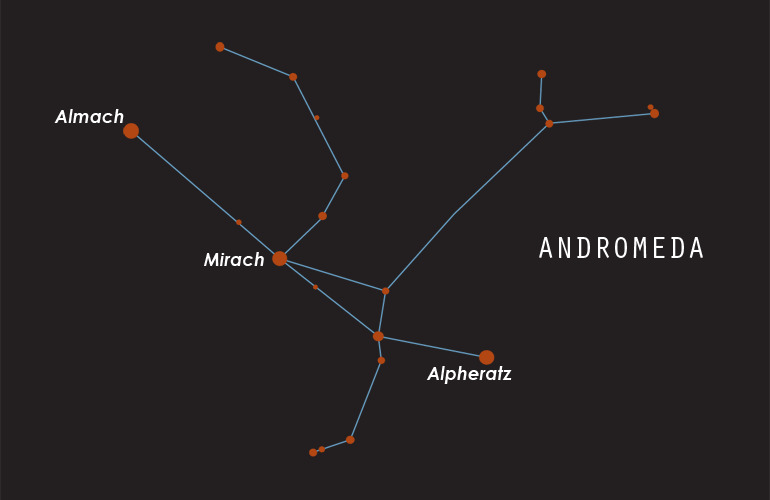
#> input picture Constellations/Andromeda.jpg, 770 x 500 px; the run also reads 1 picture not shown here
$ python main.py Constellations/UrsaMajor.jpg   (older library calls are emulated)
#> lines starting #> are read from the running program, lines starting #| are printed output that depends on the picture; after the words box and inside, x2 and y2 are one past the last pixel; in counts of white or black regions, pixels touching at a corner belong together
### constellationbuilder.py
import cv2
import numpy as np
from shapedetector import ShapeDetector
from constellation import Constellation
from operator import itemgetter, attrgetter
import glob

class ConstellationBuilder:
    # [22 lines left out: function build_ursa_major, not called in this run]

    def build_all(self):
        constellations = []
        for filename in glob.glob('Constellations/*.jpg'):
            # Read in Image
            img = cv2.imread(filename, cv2.IMREAD_COLOR)
#> img is the input picture: shape (500, 770, 3); mean B, G, R 33.9, 33, 37
            gray = cv2.cvtColor(img, cv2.COLOR_BGR2GRAY)

            # Threshold to binary
            thresh = 100
            img = cv2.threshold(img, thresh, 255, cv2.THRESH_BINARY)[1]
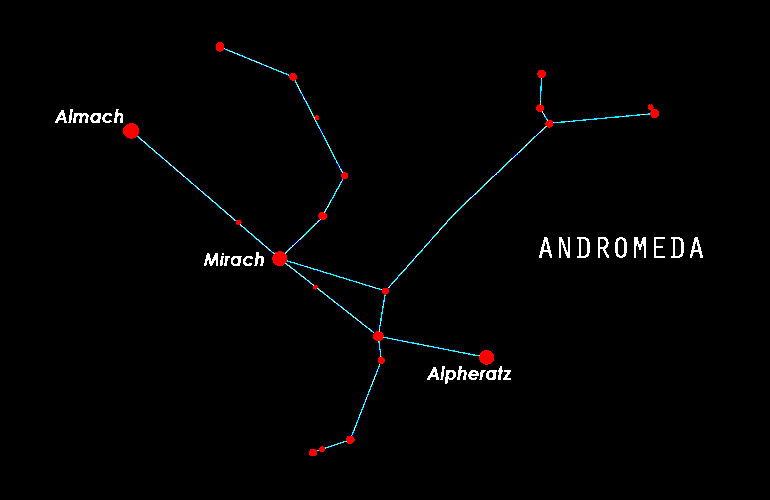
#> img: shape (500, 770, 3); mean B, G, R 2.8, 2.6, 2.8

            # Isolated unwanted text elements
            text = cv2.threshold(gray, 170, 255, cv2.THRESH_BINARY)[1]
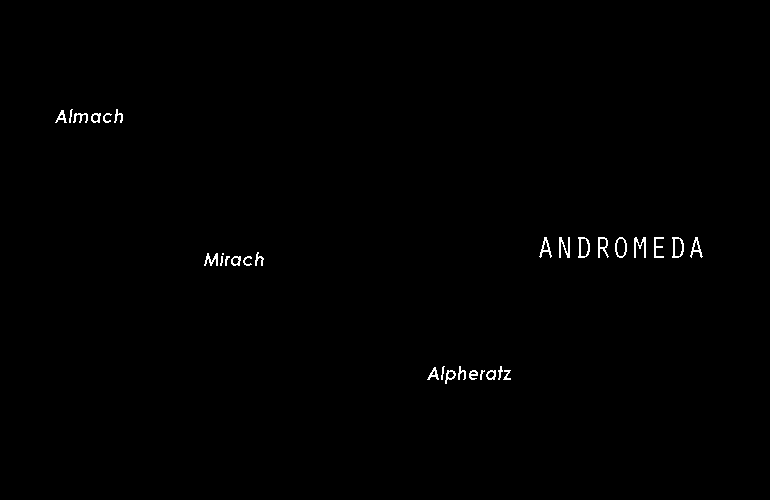
#> text: shape (500, 770); 0.5% white in thin lines or dots, all inside (x1, y1, x2, y2) = (55, 109, 703, 384)
            dilated = cv2.dilate(text, np.ones((11, 11)))
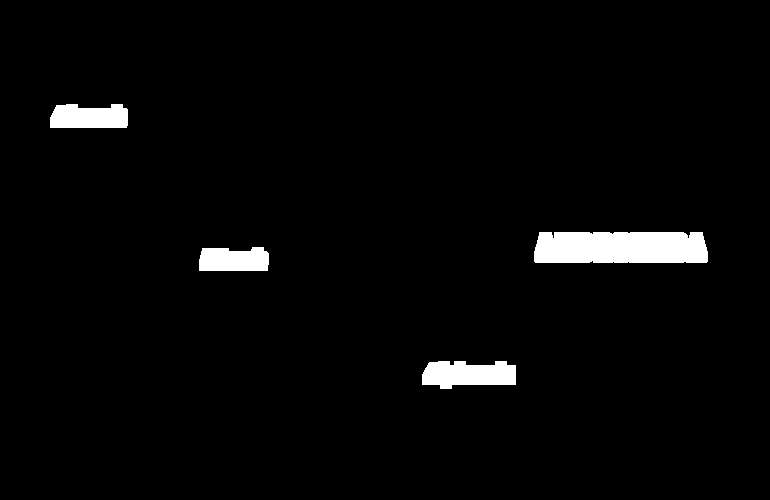
#> dilated: shape (500, 770); 2.7% white; 4 white regions, box (x1, y1, x2, y2) and area: (534, 232, 708, 263) 5232, (422, 361, 516, 389) 2075, (50, 104, 128, 128) 1659, (199, 247, 269, 271) 1510
            # Remove text elements leaving only stars in red and lines in blue
            img[dilated > 250] = 0
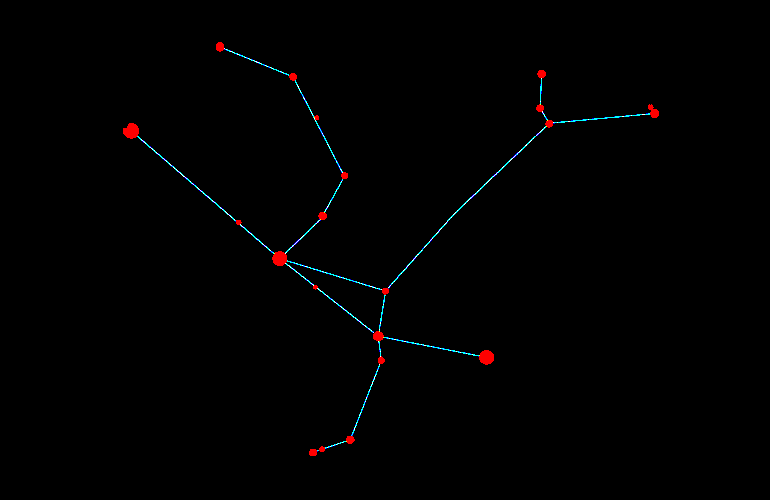
#> img: shape (500, 770, 3); 0.62% of pixels changed, all inside (x1, y1, x2, y2) = (55, 109, 703, 384)

            # Find stars
            shapedetector = ShapeDetector()
            stars = shapedetector.get_stars(img)
            x, y, mags = shapedetector.detect_stars(stars)
            lines = shapedetector.detect_lines(img)
            con = Constellation(x, y, mags, lines)
            con.align_constellation()
            constellations.append(con)
        return sorted(constellations, key=attrgetter('number_of_stars'))

### shapedetector.py
# import the necessary packages
import cv2
import numpy as np


class ShapeDetector:

    def get_all(self, img):
        stars = cv2.cvtColor(img, cv2.COLOR_BGR2RGB)
        return cv2.inRange(stars, (0, 0, 1), (255, 255, 255))

    #  Returns mask of the stars in the image
    #  img - Image to find stars in
    def get_stars(self, img):
        stars = cv2.cvtColor(img, cv2.COLOR_BGR2RGB)
        return cv2.inRange(stars, (240, 0, 0), (255, 10, 10))
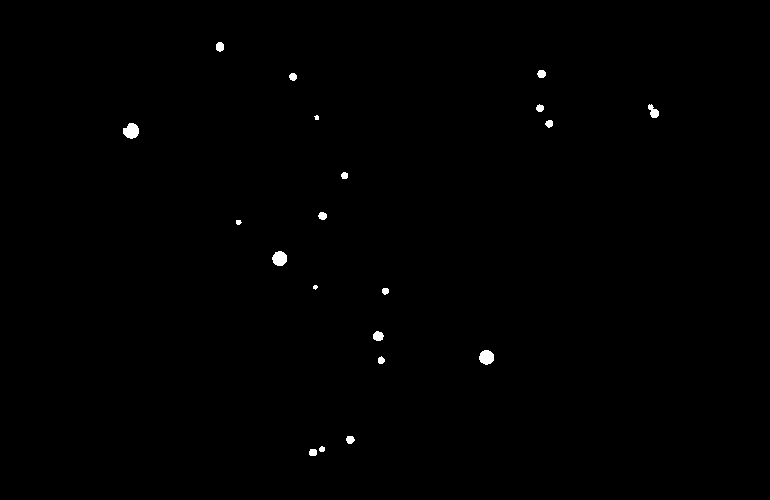
#> returned value: shape (500, 770); 0.35% white; 20 white regions (2 under 20 px), largest, box (x1, y1, x2, y2) and area: (123, 123, 139, 139) 190, (272, 251, 287, 266) 175, (479, 350, 494, 365) 175

    #  Returns mask of lines in the image
    #  img - image to find lines in
    def get_lines(self, img):
        lines = self.remove_stars(img)
        return cv2.inRange(lines, (1, 0, 0), (255, 255, 255))

    #  Finds all stars in an image and return their cordinates and size
    #  img - image to get star locations from
    def detect_stars(self, stars):
        # initialize the shape name and approximate the contour
        ret, thresh = cv2.threshold(stars, 127, 255, 1)
#> thresh: shape (500, 770); 99.6% white; 20 black regions (2 under 20 px)
        contours, h = cv2.findContours(thresh, 1, 2)
#> contours = 21 contours; largest, box (x1, y1, x2, y2) and area: (0, 0, 770, 500) 383731, (122, 122, 140, 140) 213, (478, 349, 495, 366) 196, (271, 250, 288, 267) 196, (647, 103, 660, 119) 112; h = 21 rows, first 6: [1, -1, -1, -1], [2, 0, -1, -1], [3, 1, -1, -1], [4, 2, -1, -1], [5, 3, -1, -1], [6, 4, -1, -1]

        x = []
        y = []
        labels = []
        for cnt in contours:
            approx = cv2.approxPolyDP(cnt, 0.01*cv2.arcLength(cnt, True), True)
            if len(approx) > 2:  # if a star is found
                # Find x and y cords
                M = cv2.moments(cnt)
                x_star = (int(M["m10"] / M["m00"]))/100
                y_star = ((int(M["m01"] / M["m00"]))*-1)/100

                # Removing duplicates if multiple stars are found in one spot
                if x_star in x:
                    index = x.index(x_star)
                    if round(y_star, 1) == round(y[index], 1):
                        if len(cnt) < labels[index]:
                            labels[index] = len(cnt)
                        continue
                if y_star in y:
                    index = y.index(y_star)
                    if round(x_star, 1) == round(x[index], 1):
                        # adding label if smaller
                        a, b, w, h = cv2.boundingRect(cnt)
                        if min([w, h]) < labels[index] and cv2.contourArea(cnt) < 2000:
                            labels[index] = round(min([w, h]), 2)
                        continue

                # Remove middle dot
                if cv2.contourArea(cnt) < 2000:
                    x.append(x_star)
                    y.append(y_star)
                    # use smallest length of bounding rectangle as relative size
                    a, b, w, h = cv2.boundingRect(cnt)
                    labels.append(round(min([w, h]), 2))
#> this loop made 21 passes
#> (x_star, y_star, a, b, w, h) on passes 1 to 8: (3.12, -4.52, 308, 448, 10, 9), (3.21, -4.48, 318, 445, 8, 8), (3.49, -4.39, 345, 435, 11, 10), (3.8, -3.59, 377, 355, 9, 10), (4.86, -3.56, 478, 349, 17, 17), (3.77, -3.35, 372, 330, 13, 12), (3.84, -2.9, 381, 287, 9, 9), (3.14, -2.86, 312, 284, 7, 7)
#> after the loop, labels = [9, 8, 10, 9, 17, 12, 9, 7, 17, 7, 10, 9, 18, 10, 7, 13, 10, 10, 10, 10]; x = [3.12, 3.21, 3.49, 3.8, 4.86, 3.77, 3.84, 3.14, 2.79, 2.38, 3.22, 3.44, 1.3, 5.48, 3.16, 6.52, 5.39, 2.92, 5.41, 2.19]; y = [-4.52, -4.48, -4.39, -3.59, -3.56, -3.35, -2.9, -2.86, -2.58, -2.21, -2.15, -1.75, -1.3, -1.23, -1.17, -1.11, -1.07, -0.76, -0.73, -0.46]
#> in build_all, `x, y, mags = shapedetector.detect_stars(stars)`: mags has the same summary as labels in detect_stars
        return x, y, labels

    # Removes all stars from an image and returns result
    # img - image stars should be removed from
    def remove_stars(self, img):
        final = img.copy()
        stars = self.get_stars(img)
        ret, thresh = cv2.threshold(stars, 127, 255, 1)

        contours, h = cv2.findContours(thresh, 1, 2)
        for cnt in contours:
            approx = cv2.approxPolyDP(cnt,0.01*cv2.arcLength(cnt, True), True)
            if len(approx) > 8: # if a star is found
                cv2.drawContours(final, [cnt], 0, (0, 0, 0), -1)
#> this loop made 21 passes
#> approx on pass 21: [[0, 0], [0, 499], [769, 499], [769, 0]]
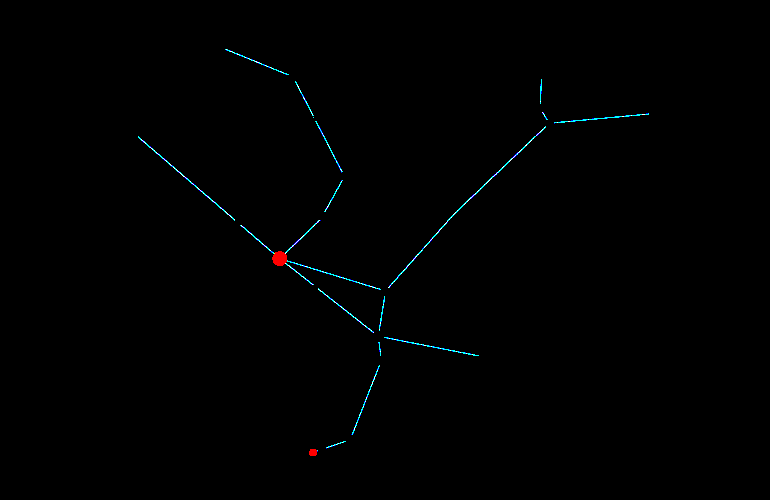
#> final: shape (500, 770, 3); 0.31% of pixels changed, all inside (x1, y1, x2, y2) = (123, 42, 659, 452)
        return final

    # Finds all lines in an image and return their line endpoints
    # img - image to get line locations from
    def detect_lines(self, img):
        lines = self.get_lines(img)
        line_vector = cv2.HoughLinesP(lines, rho=1, theta=np.pi/180, threshold=8, minLineLength=0, maxLineGap=30)
#> line_vector = 45 rows, first 6: [234, 220, 372, 332], [352, 434, 389, 338], [307, 279, 373, 332], [554, 123, 648, 113], [447, 220, 545, 126], [225, 49, 288, 74]
#> (the rest of the program and of its run is left out)
